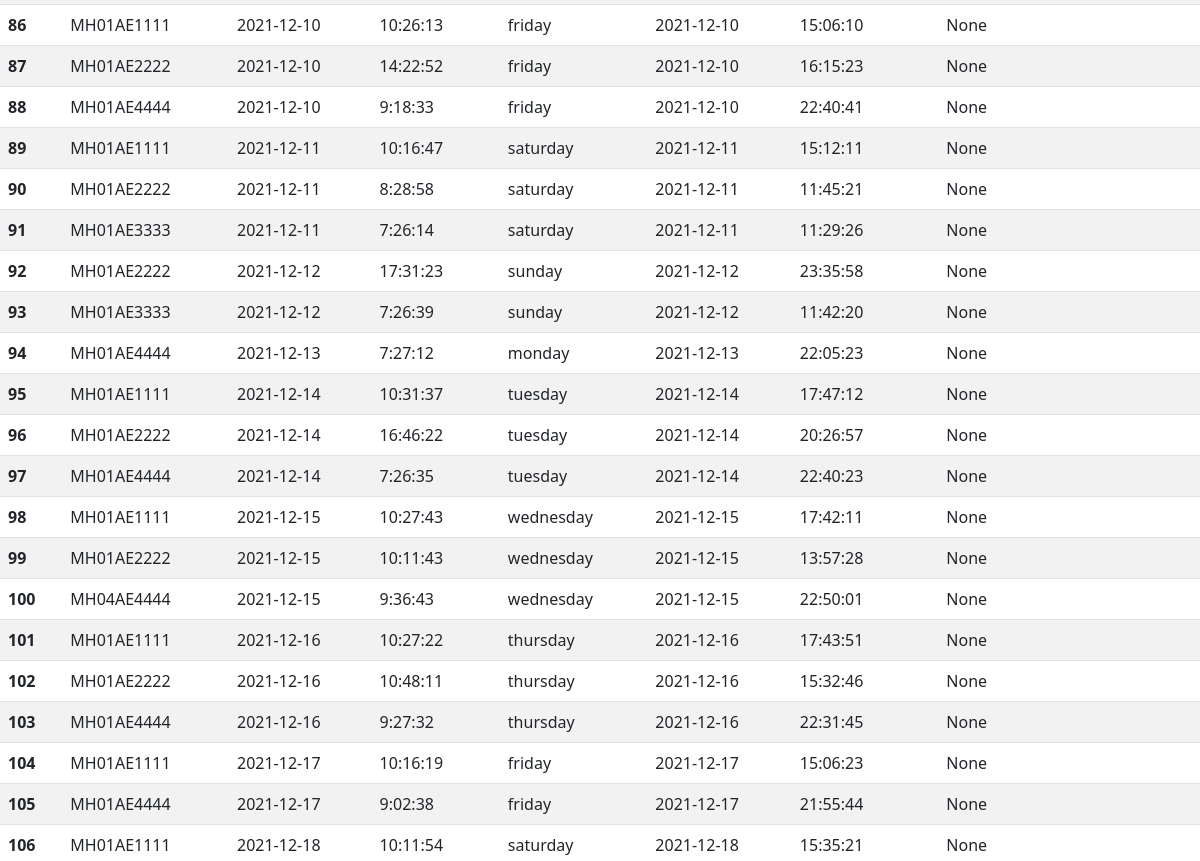
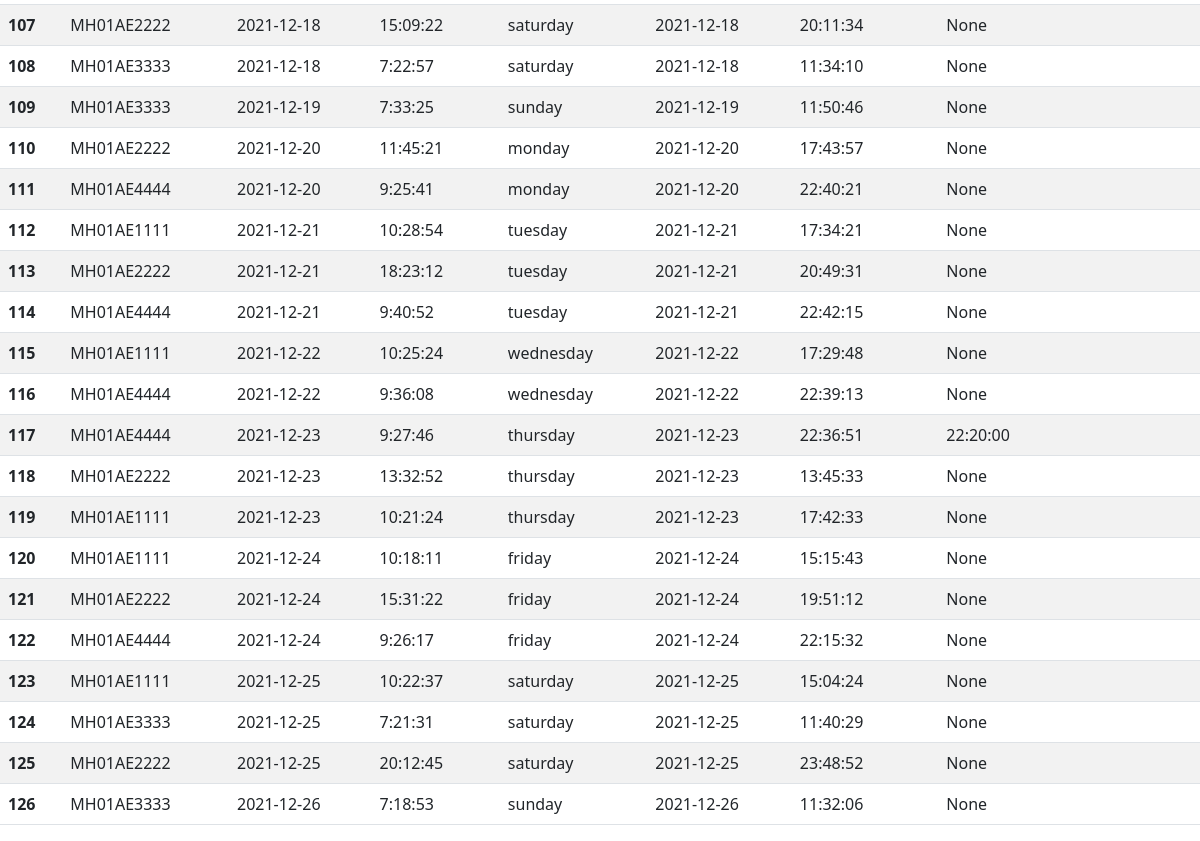
Page /logs (lower part) on the earlier database version (2 pictures, top to bottom).
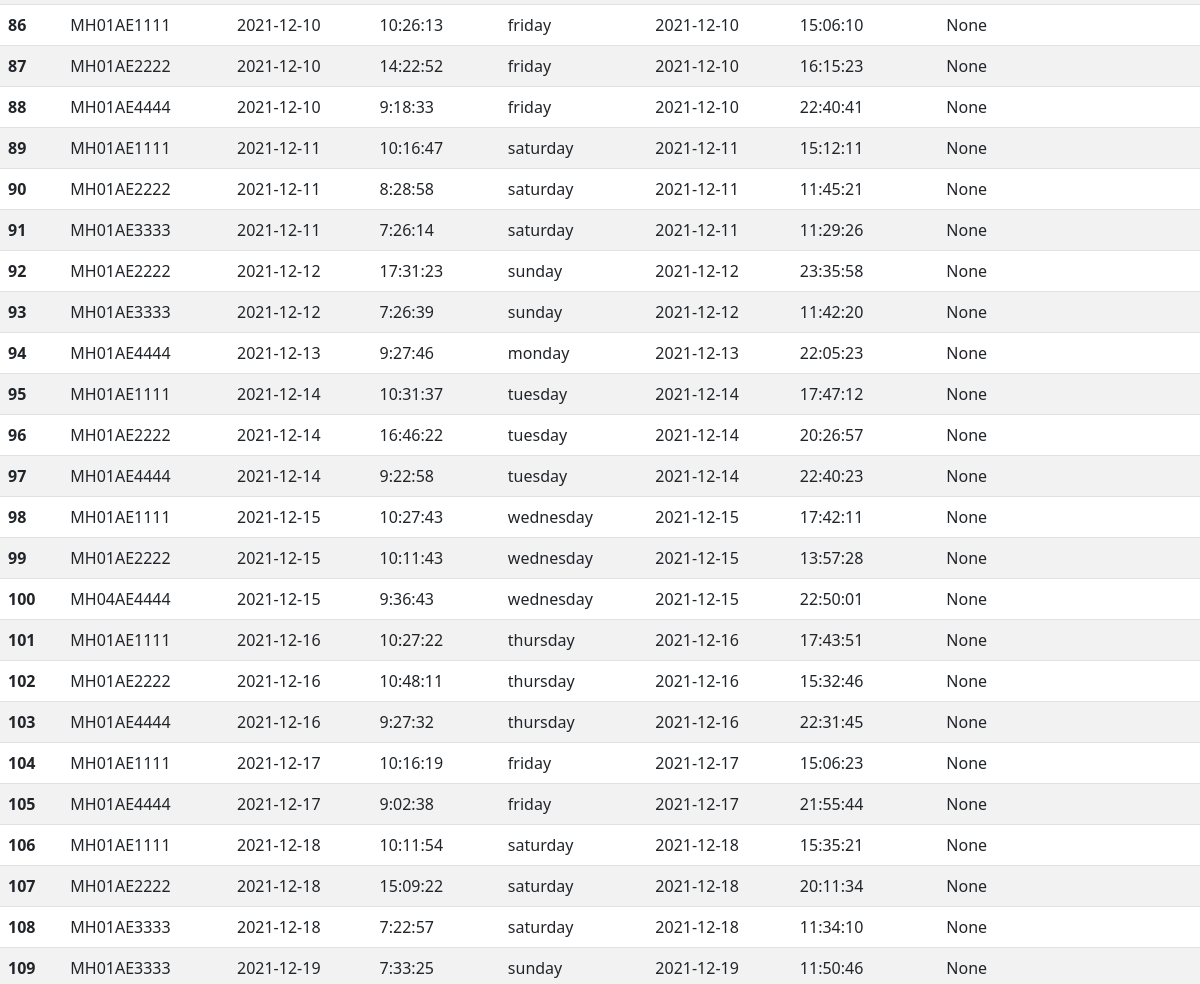
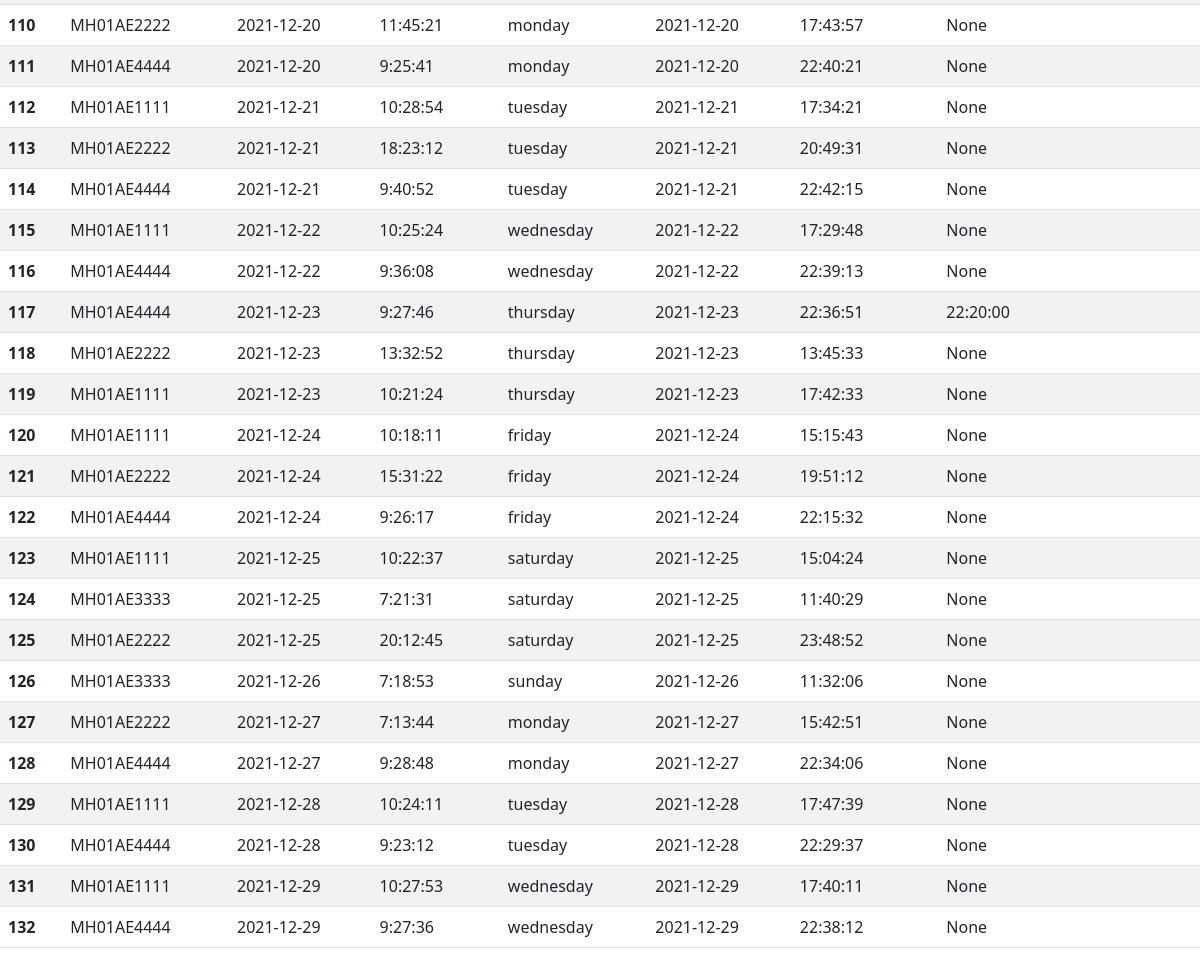
Same page on the later database version (2 pictures, top to bottom).
### app.py (models this page shows, shortened)
class VehicleLog(db.Model):
	id = db.Column(db.Integer, primary_key = True)
	vehicle_no = db.Column(db.String(20))
	exit_date = db.Column(db.Date)
	exit_time = db.Column(db.String(20))
	exit_day = db.Column(db.String(20))
	entry_date = db.Column(db.Date)
	entry_time = db.Column(db.String(20))
	predicted_entry_time = db.Column(db.String(20))

### app.py (the view)
@app.route('/logs')
def logs():
	vno = request.args.get('vno')
	if vno == None:
		logs = VehicleLog.query.all()
	else:
		logs = VehicleLog.query.filter_by(vehicle_no = vno)
	return render_template('log.html', logs=logs)

### templates/log.html (shortened to what this page needs)
{% extends "layout.html" %}
{% block content %}
<div>
	<table class="table table-striped">
  <tbody>
  	{% for log in logs %}
    <tr>
      <td><b>{{log.id}}</b></td>
      <td>{{log.vehicle_no}}</td>
      <td>{{log.exit_date}}</td>
      <td>{{log.exit_time}}</td>
      <td>{{log.exit_day}}</td>
      <td>{{log.entry_date}}</td>
      <td>{{log.entry_time}}</td>
      <td>{{log.predicted_entry_time}}</td>
    </tr>
    {% endfor %}
  </tbody>
</table>
</div>
{% endblock %}

### templates/layout.html (shortened to what this page needs)
<!DOCTYPE html>
<html>
<head>
	<link href="https://cdn.jsdelivr.net/npm/bootstrap@5.1.3/dist/css/bootstrap.min.css" rel="stylesheet">
</head>
<body>
{% block content %}
{% endblock %}
</body>
</html>

Differences in the rows shown:
changed VehicleLog id 94: exit_time "7:27:12" → "9:27:46"
changed VehicleLog id 97: exit_time "7:26:35" → "9:22:58"
added VehicleLog: id "127", vehicle_no "MH01AE2222", exit_date "2021-12-27", exit_time "7:13:44", exit_day "monday", entry_date "2021-12-27", entry_time "15:42:51", predicted_entry_time "None"
added VehicleLog: id "128", vehicle_no "MH01AE4444", exit_date "2021-12-27", exit_time "9:28:48", exit_day "monday", entry_date "2021-12-27", entry_time "22:34:06", predicted_entry_time "None"
added VehicleLog: id "129", vehicle_no "MH01AE1111", exit_date "2021-12-28", exit_time "10:24:11", exit_day "tuesday", entry_date "2021-12-28", entry_time "17:47:39", predicted_entry_time "None"
added VehicleLog: id "130", vehicle_no "MH01AE4444", exit_date "2021-12-28", exit_time "9:23:12", exit_day "tuesday", entry_date "2021-12-28", entry_time "22:29:37", predicted_entry_time "None"
added VehicleLog: id "131", vehicle_no "MH01AE1111", exit_date "2021-12-29", exit_time "10:27:53", exit_day "wednesday", entry_date "2021-12-29", entry_time "17:40:11", predicted_entry_time "None"
added VehicleLog: id "132", vehicle_no "MH01AE4444", exit_date "2021-12-29", exit_time "9:27:36", exit_day "wednesday", entry_date "2021-12-29", entry_time "22:38:12", predicted_entry_time "None"
